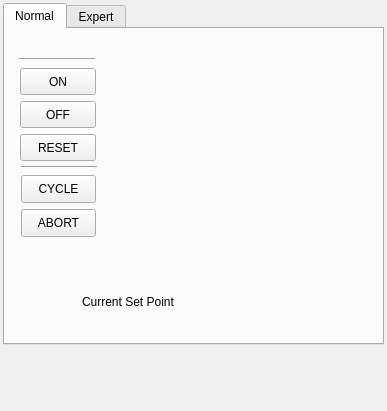
<?xml version="1.0" encoding="UTF-8"?>
<ui version="4.0">
 <class>PSDanfisik9100</class>
 <widget class="QWidget" name="PSDanfisik9100">
  <property name="geometry">
   <rect>
    <x>0</x>
    <y>0</y>
    <width>387</width>
    <height>411</height>
   </rect>
  </property>
  <property name="minimumSize">
   <size>
    <width>387</width>
    <height>411</height>
   </size>
  </property>
  <property name="maximumSize">
   <size>
    <width>387</width>
    <height>411</height>
   </size>
  </property>
  <property name="windowTitle">
   <string>Form</string>
  </property>
  <layout class="QVBoxLayout" name="verticalLayout">
   <property name="leftMargin">
    <number>3</number>
   </property>
   <property name="topMargin">
    <number>3</number>
   </property>
   <property name="rightMargin">
    <number>3</number>
   </property>
   <property name="bottomMargin">
    <number>3</number>
   </property>
   <item>
    <widget class="QTabWidget" name="tabWidget">
     <property name="currentIndex">
      <number>0</number>
     </property>
     <widget class="QWidget" name="Normal">
      <attribute name="title">
       <string>Normal</string>
      </attribute>
      <widget class="TPushButton" name="tPushButton">
       <property name="geometry">
        <rect>
         <x>15</x>
         <y>39</y>
         <width>76</width>
         <height>27</height>
        </rect>
       </property>
       <property name="sizePolicy">
        <sizepolicy hsizetype="Minimum" vsizetype="Preferred">
         <horstretch>0</horstretch>
         <verstretch>0</verstretch>
        </sizepolicy>
       </property>
       <property name="text">
        <string>ON</string>
       </property>
       <property name="targets">
        <string>$1-&gt;On;;;;</string>
       </property>
      </widget>
      <widget class="TCircularGauge" name="tCircularGauge_2">
       <property name="geometry">
        <rect>
         <x>96</x>
         <y>0</y>
         <width>203</width>
         <height>201</height>
        </rect>
       </property>
       <property name="referenceEnabled">
        <bool>false</bool>
       </property>
       <property name="source">
        <string>$1/Current</string>
       </property>
      </widget>
      <widget class="TLabel" name="tLabel_3">
       <property name="geometry">
        <rect>
         <x>200</x>
         <y>258</y>
         <width>123</width>
         <height>28</height>
        </rect>
       </property>
       <property name="source">
        <string>$1/CurrentSetPoint</string>
       </property>
      </widget>
      <widget class="QLabel" name="labelCurSetPoint_2">
       <property name="geometry">
        <rect>
         <x>77</x>
         <y>264</y>
         <width>108</width>
         <height>17</height>
        </rect>
       </property>
       <property name="text">
        <string>Current Set Point</string>
       </property>
       <property name="alignment">
        <set>Qt::AlignLeading|Qt::AlignLeft|Qt::AlignVCenter</set>
       </property>
      </widget>
      <widget class="TLabel" name="tLabel">
       <property name="geometry">
        <rect>
         <x>14</x>
         <y>1</y>
         <width>76</width>
         <height>23</height>
        </rect>
       </property>
       <property name="source">
        <string>$1/State</string>
       </property>
      </widget>
      <widget class="TPushButton" name="tPushButton_2">
       <property name="geometry">
        <rect>
         <x>15</x>
         <y>72</y>
         <width>76</width>
         <height>27</height>
        </rect>
       </property>
       <property name="sizePolicy">
        <sizepolicy hsizetype="Minimum" vsizetype="Preferred">
         <horstretch>0</horstretch>
         <verstretch>0</verstretch>
        </sizepolicy>
       </property>
       <property name="text">
        <string>OFF</string>
       </property>
       <property name="targets">
        <string>$1-&gt;Off;;;</string>
       </property>
      </widget>
      <widget class="TPushButton" name="tPushButton_5">
       <property name="geometry">
        <rect>
         <x>16</x>
         <y>180</y>
         <width>75</width>
         <height>28</height>
        </rect>
       </property>
       <property name="toolTip">
        <string>abort cycling</string>
       </property>
       <property name="whatsThis">
        <string>abort cycling</string>
       </property>
       <property name="text">
        <string>ABORT</string>
       </property>
       <property name="targets">
        <string>$1-&gt;Abort;;</string>
       </property>
      </widget>
      <widget class="TPushButton" name="tPushButton_3">
       <property name="geometry">
        <rect>
         <x>15</x>
         <y>105</y>
         <width>76</width>
         <height>27</height>
        </rect>
       </property>
       <property name="sizePolicy">
        <sizepolicy hsizetype="Minimum" vsizetype="Preferred">
         <horstretch>0</horstretch>
         <verstretch>0</verstretch>
        </sizepolicy>
       </property>
       <property name="text">
        <string>RESET</string>
       </property>
       <property name="targets">
        <string>$1-&gt;Reset;;;;</string>
       </property>
      </widget>
      <widget class="Line" name="line">
       <property name="geometry">
        <rect>
         <x>14</x>
         <y>22</y>
         <width>76</width>
         <height>16</height>
        </rect>
       </property>
       <property name="orientation">
        <enum>Qt::Horizontal</enum>
       </property>
      </widget>
      <widget class="TApplyNumeric" name="tApplyNumeric">
       <property name="geometry">
        <rect>
         <x>96</x>
         <y>200</y>
         <width>215</width>
         <height>37</height>
        </rect>
       </property>
       <property name="maximumSize">
        <size>
         <width>16777215</width>
         <height>45</height>
        </size>
       </property>
       <property name="targets">
        <string>$1/Current;</string>
       </property>
      </widget>
      <widget class="TPushButton" name="tPushButton_4">
       <property name="geometry">
        <rect>
         <x>16</x>
         <y>146</y>
         <width>75</width>
         <height>28</height>
        </rect>
       </property>
       <property name="text">
        <string>CYCLE</string>
       </property>
       <property name="targets">
        <string>$1-&gt;StartCycling;;</string>
       </property>
      </widget>
      <widget class="Line" name="line_2">
       <property name="geometry">
        <rect>
         <x>16</x>
         <y>130</y>
         <width>76</width>
         <height>16</height>
        </rect>
       </property>
       <property name="orientation">
        <enum>Qt::Horizontal</enum>
       </property>
      </widget>
     </widget>
     <widget class="QWidget" name="Expert">
      <attribute name="title">
       <string>Expert</string>
      </attribute>
      <widget class="TPushButton" name="tPushButton_6">
       <property name="geometry">
        <rect>
         <x>6</x>
         <y>12</y>
         <width>69</width>
         <height>27</height>
        </rect>
       </property>
       <property name="sizePolicy">
        <sizepolicy hsizetype="Minimum" vsizetype="Preferred">
         <horstretch>0</horstretch>
         <verstretch>0</verstretch>
        </sizepolicy>
       </property>
       <property name="text">
        <string>Remote</string>
       </property>
       <property name="targets">
        <string>$1-&gt;Remote;;;;;</string>
       </property>
      </widget>
      <widget class="TPushButton" name="tPushButton_7">
       <property name="geometry">
        <rect>
         <x>6</x>
         <y>44</y>
         <width>69</width>
         <height>27</height>
        </rect>
       </property>
       <property name="sizePolicy">
        <sizepolicy hsizetype="Minimum" vsizetype="Preferred">
         <horstretch>0</horstretch>
         <verstretch>0</verstretch>
        </sizepolicy>
       </property>
       <property name="text">
        <string>Local</string>
       </property>
       <property name="targets">
        <string>$1-&gt;Local;;;;;;</string>
       </property>
      </widget>
      <widget class="TPushButton" name="tPushButton_8">
       <property name="geometry">
        <rect>
         <x>6</x>
         <y>74</y>
         <width>69</width>
         <height>27</height>
        </rect>
       </property>
       <property name="sizePolicy">
        <sizepolicy hsizetype="Minimum" vsizetype="Preferred">
         <horstretch>0</horstretch>
         <verstretch>0</verstretch>
        </sizepolicy>
       </property>
       <property name="text">
        <string>Lock</string>
       </property>
       <property name="targets">
        <string>$1-&gt;Lock;;;;;;</string>
       </property>
      </widget>
      <widget class="TPushButton" name="tPushButton_9">
       <property name="geometry">
        <rect>
         <x>6</x>
         <y>104</y>
         <width>69</width>
         <height>27</height>
        </rect>
       </property>
       <property name="sizePolicy">
        <sizepolicy hsizetype="Minimum" vsizetype="Preferred">
         <horstretch>0</horstretch>
         <verstretch>0</verstretch>
        </sizepolicy>
       </property>
       <property name="text">
        <string>Unlock</string>
       </property>
       <property name="targets">
        <string>$1-&gt;Unlock;;;;;;</string>
       </property>
      </widget>
      <widget class="TTable" name="tTable">
       <property name="geometry">
        <rect>
         <x>82</x>
         <y>2</y>
         <width>279</width>
         <height>301</height>
        </rect>
       </property>
       <property name="numRows">
        <number>14</number>
       </property>
       <property name="numColumns">
        <number>2</number>
       </property>
       <property name="trueColors">
        <string>4294967295;4284344910;4293342999;4288520614;4293342999;4284344910;4293342999;4293342999;4288520614;4293342999;4293342999;4293342999;4293342999;4288520614;4293342999;4288520614;4293342999;4293342999;4293342999;4288520614;4288520614;4288520614;4294556167;4288520614;4293342999;4284194270;4284344910;4288520614;4288323744;4284344910;4288323744;4284344910</string>
       </property>
       <property name="falseColors">
        <string>4284344910;4288323744;4288323744;4294967295;4288323744;4293342999;4284344910;4294967295;4294967295;4288323744;4288323744;4288323744;4288323744;4294967295;4288323744;4294967295;4288323744;4288323744;4288323744;4294967295;4294967295;4294967295;4284344910;4294967295;4288323744;4288323744;4294556167;4294967295;4293342999;4293342999;4288323744;4293342999</string>
       </property>
       <property name="trueStrings">
        <string>Off;Polarity Normal;Polrity Reversed;----;Crowbar On;I-Mode;Volts;Ext. Interlock;----;Sum Interlock;Over Volt.;Over Curr.;Under Volt.;----;Phase Fail.;----;Earth Leakage;Fan Fault;Over Temp.;Ext. Interlock1;Ext. interlock2;Ext. Interlock3;Not Ready;1;Cycling Error;Cycling;Remote;Locked;----;One;----;One</string>
       </property>
       <property name="falseStrings">
        <string>On;----;----;----;----;V-Mode;Amps;----;----;----;----;----;----;----;----;----;----;----;----;0;----;0;Ready;0;----;----;Local;Unlocked;Phae failure;Zero;----;Zero</string>
       </property>
       <property name="displayMask">
        <string/>
       </property>
       <property name="source">
        <string>$1/PSStatus</string>
       </property>
      </widget>
     </widget>
    </widget>
   </item>
   <item>
    <widget class="TLabel" name="tLabel_2">
     <property name="sizePolicy">
      <sizepolicy hsizetype="Minimum" vsizetype="Minimum">
       <horstretch>0</horstretch>
       <verstretch>0</verstretch>
      </sizepolicy>
     </property>
     <property name="minimumSize">
      <size>
       <width>369</width>
       <height>57</height>
      </size>
     </property>
     <property name="font">
      <font>
       <pointsize>10</pointsize>
      </font>
     </property>
     <property name="source">
      <string>$1/Status</string>
     </property>
    </widget>
   </item>
  </layout>
 </widget>
 <customwidgets>
  <customwidget>
   <class>TLabel</class>
   <extends>ELabel</extends>
   <header>TLabel</header>
  </customwidget>
  <customwidget>
   <class>TTable</class>
   <extends>EFlag</extends>
   <header>TTable</header>
  </customwidget>
  <customwidget>
   <class>TCircularGauge</class>
   <extends>ECircularGauge</extends>
   <header>TCircularGauge</header>
  </customwidget>
  <customwidget>
   <class>TApplyNumeric</class>
   <extends>EApplyNumeric</extends>
   <header>TApplyNumeric</header>
  </customwidget>
  <customwidget>
   <class>TPushButton</class>
   <extends>QPushButton</extends>
   <header>TPushButton</header>
  </customwidget>
  <customwidget>
   <class>ELabel</class>
   <extends>QLabel</extends>
   <header>ELabel</header>
  </customwidget>
  <customwidget>
   <class>EFlag</class>
   <extends>QWidget</extends>
   <header>EFlag</header>
  </customwidget>
  <customwidget>
   <class>ECircularGauge</class>
   <extends>QWidget</extends>
   <header>EGauge</header>
  </customwidget>
  <customwidget>
   <class>EApplyNumeric</class>
   <extends>QWidget</extends>
   <header>EApplyNumeric</header>
  </customwidget>
 </customwidgets>
 <resources/>
 <connections/>
</ui>
